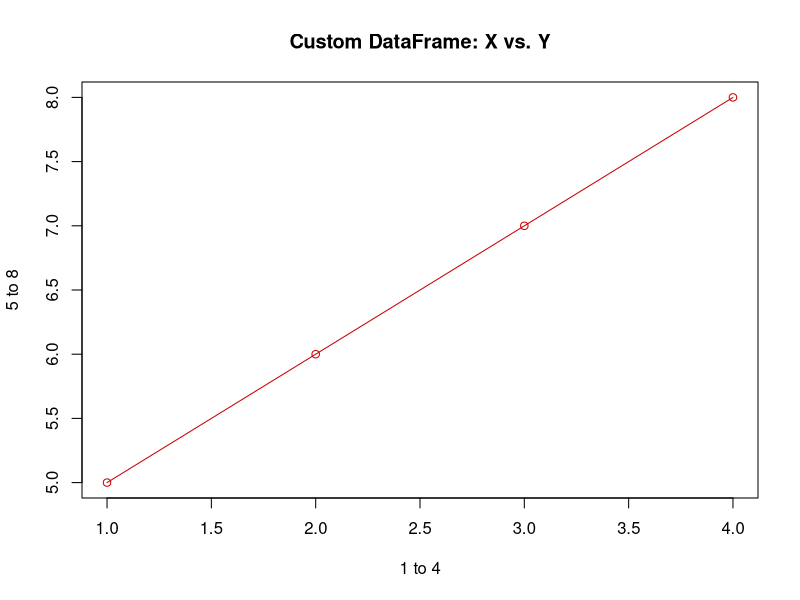
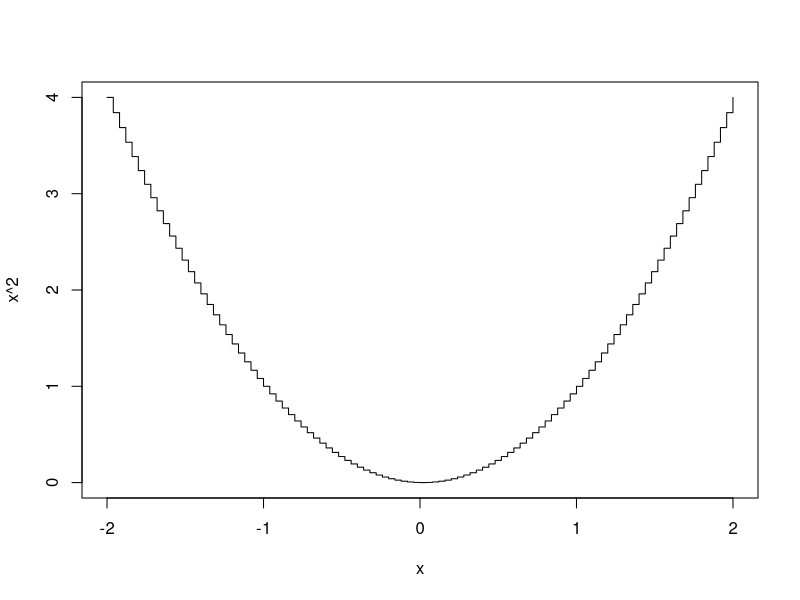
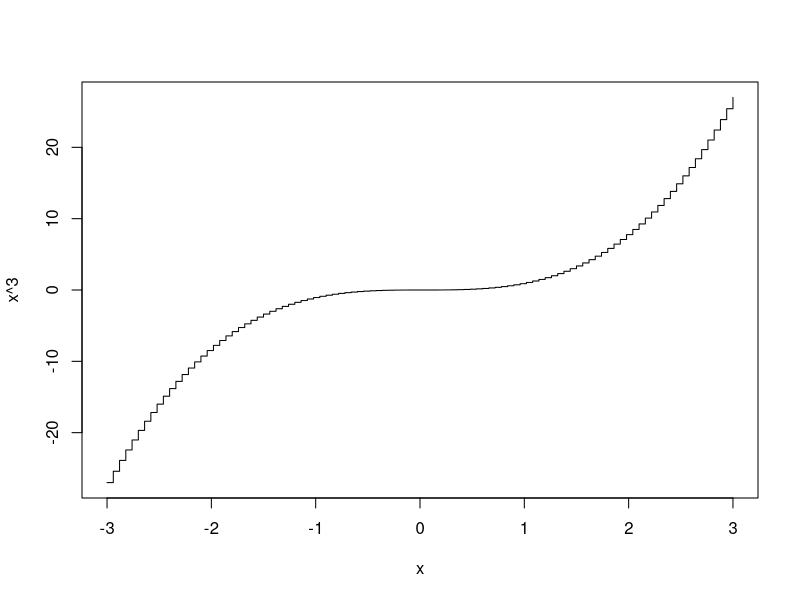
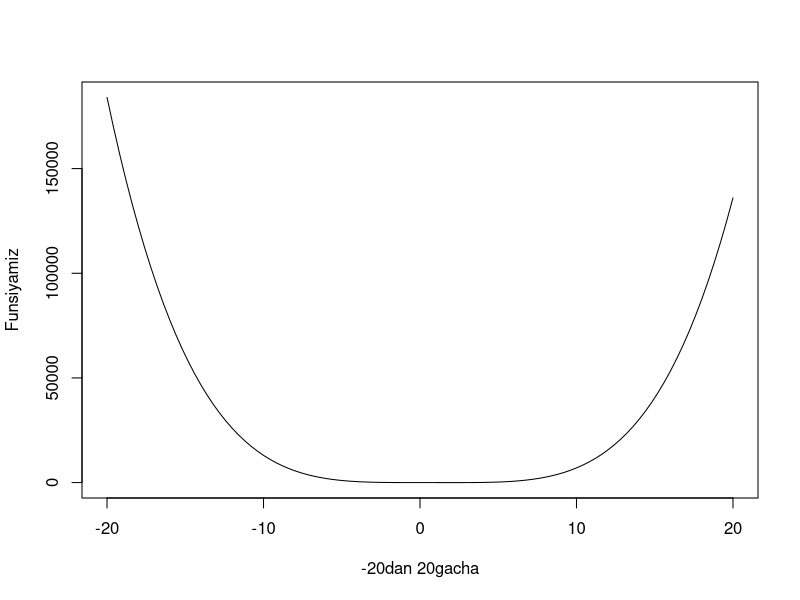

These figures' R source, in order:
# Vectorlar = c() qiymat va yo'nalishga ega kattalik

a <- c(1:9) # 1 ... 9
b <- a+1 # har elementlarni 1 qushi
c <- a+b #qushish
d <- a*b # kupaytirish
sqrt(d) #ildiz

# Vector uchun maxsus funksiyalar
length(c) #Number of elements in c
max(c) #max element
min(c) 
sort(c)
numeric(2) #Vector with n zero
sum(c) #sum of all element
prod(c) #kupaymasi beradi
rep(c,a) #Vector with d equal elemnts c do not store at memory
rep(c,a)
aa<-seq(1,5,0.5) # 1 to 5
seq(1,10, length.out=5) #5ga bulib beradi length
seq(1,10, along.with=3:5) #5ga bulib beradi length
# Plot exm
x <- c(1,2,3,4)
y <- c(5,6,7,8)

x2 <- 5:15
?plot #help
plot(x=x,y=y, col = "#cc0000",  # Hex code for datalab.cc red
     pch = 1,         # Use solid circles for points
      main = "Custom DataFrame: X vs. Y",
        xlab = "1 to 4",
          ylab = "5 to 8", 
     type='o')
# type = l , b , o, s , h

?curve #help for dram functions

curve(x^2, -2,2, type = 's')
curve(x^3, -3,3, type = 's')
curve( x^3*(x-3)+ log(100,base=10), -20,20, type = 'l', xlab = '-20dan 20gacha', ylab = 'Funsiyamiz')


# Mantiqiy amaalar
a <- c(7,2,6,9,4,1,3)
b<-a<3|a>=6

#Faktorlar ####

x3<-c(3,2,2,1,2,2)
xf<-factor(x3,labels = c("bad","good","ok"))
xf
